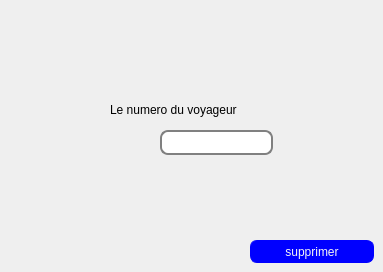
      <widget class="QWidget" name="tab_21">
       <attribute name="title">
        <string>Supprimer</string>
       </attribute>
       <widget class="QLabel" name="label_65">
        <property name="geometry">
         <rect>
          <x>110</x>
          <y>100</y>
          <width>261</width>
          <height>20</height>
         </rect>
        </property>
        <property name="styleSheet">
         <string notr="true">font: 75 12pt &quot;NSimSun&quot;;</string>
        </property>
        <property name="text">
         <string>Le numero du voyageur</string>
        </property>
       </widget>
       <widget class="QLineEdit" name="le_numS">
        <property name="geometry">
         <rect>
          <x>160</x>
          <y>130</y>
          <width>113</width>
          <height>25</height>
         </rect>
        </property>
        <property name="styleSheet">
         <string notr="true">QLineEdit {
padding: 1px;
border-style: solid;
border: 2px solid gray;
border-radius: 8px;
}</string>
        </property>
       </widget>
       <widget class="QPushButton" name="pushButton_2">
        <property name="geometry">
         <rect>
          <x>250</x>
          <y>240</y>
          <width>124</width>
          <height>23</height>
         </rect>
        </property>
        <property name="styleSheet">
         <string notr="true">QPushButton {
color: rgb(245, 245, 245);
background-color: rgb(0, 0, 255);
border-width: 1px;
border-color: rgb(0, 0, 255);
border-style: solid;
border-radius: 7;
padding: 3px;
font-size: 75 ;
padding-left: 1px;
padding-right: 1px;
min-width: 120px;
max-width: 50px;
min-height: 15px;
max-height: 15px;
font: 75 12pt &quot;NSimSun&quot;;
}</string>
        </property>
        <property name="text">
         <string>supprimer</string>
        </property>
       </widget>
      </widget>
